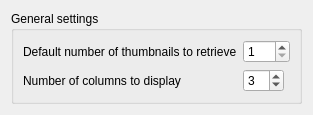
<?xml version="1.0" encoding="UTF-8"?>
<ui version="4.0">
 <class>Form</class>
 <widget class="QWidget" name="Form">
  <property name="geometry">
   <rect>
    <x>0</x>
    <y>0</y>
    <width>301</width>
    <height>103</height>
   </rect>
  </property>
  <property name="windowTitle">
   <string>Form</string>
  </property>
  <layout class="QVBoxLayout" name="verticalLayout">
   <item>
    <widget class="QGroupBox" name="groupBox">
     <property name="title">
      <string>General settings</string>
     </property>
     <property name="flat">
      <bool>true</bool>
     </property>
     <layout class="QFormLayout" name="formLayout">
      <property name="fieldGrowthPolicy">
       <enum>QFormLayout::ExpandingFieldsGrow</enum>
      </property>
      <item row="0" column="0">
       <widget class="QLabel" name="thumbnalLabel">
        <property name="text">
         <string>Default number of thumbnails to retrieve</string>
        </property>
       </widget>
      </item>
      <item row="0" column="1">
       <widget class="KIntSpinBox" name="kcfg_thumbnailMaxRetrieve">
        <property name="minimum">
         <number>1</number>
        </property>
        <property name="maximum">
         <number>100</number>
        </property>
       </widget>
      </item>
      <item row="1" column="0">
       <widget class="QLabel" name="label">
        <property name="text">
         <string>Number of columns to display</string>
        </property>
       </widget>
      </item>
      <item row="1" column="1">
       <widget class="KIntSpinBox" name="kcfg_displayColumns">
        <property name="minimum">
         <number>1</number>
        </property>
        <property name="maximum">
         <number>10</number>
        </property>
        <property name="value">
         <number>3</number>
        </property>
       </widget>
      </item>
     </layout>
    </widget>
   </item>
  </layout>
 </widget>
 <customwidgets>
  <customwidget>
   <class>KIntSpinBox</class>
   <extends>QSpinBox</extends>
   <header>knuminput.h</header>
  </customwidget>
 </customwidgets>
 <resources/>
 <connections/>
</ui>
